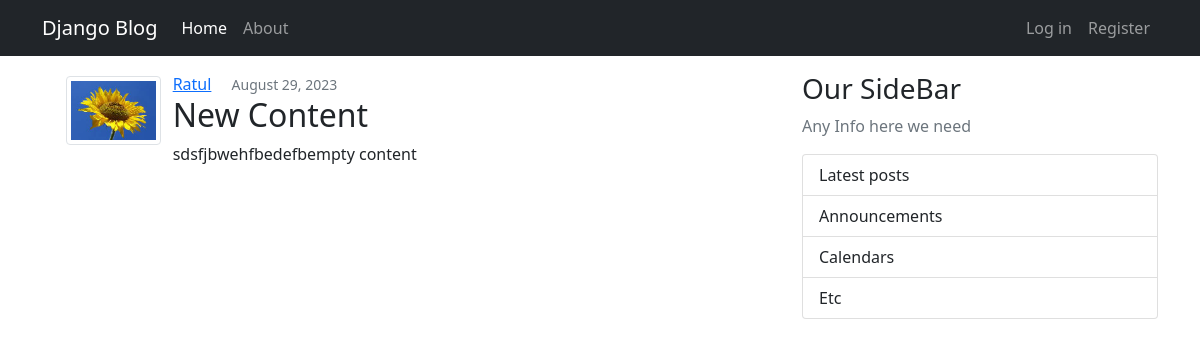
The app's page /post/31/ with its own data.
### blog/models.py (models this page shows, shortened)
class Post(models.Model):
    title = models.CharField(max_length=100, default="empty content")
    content = models.TextField(default="empty content")
    date_posted = models.DateTimeField(default=timezone.now)
    author = models.ForeignKey(User, on_delete=models.CASCADE)

### users/models.py (models this page shows, shortened)
class Profile(models.Model):
    user = models.OneToOneField(User, on_delete=models.CASCADE)
    image = models.ImageField(default="default.jpg", upload_to='profile_pics')

### blog/views.py (the view)
# urls.py: path('post/<int:pk>/', PostDetailView.as_view(), name='post-detail'),
class PostDetailView(DetailView):
    model = Post

### blog/templates/blog/post_detail.html (shortened to what this page needs)
{% extends "blog/base.html" %}
{% block content %}
     <article class="media content-section">
         <div class="container">
          <div class="row">
            <div class="col col-lg-2 mt-1">
                <img src="{{ object.author.profile.image.url }}" class="img-thumbnail">
            </div>
            <div class="col col-sm-auto ps-0">
                <div class="media-body">
                    <div class="article-metadata">
                    <a class="me-3 text-capitalize" href="{% url 'user-posts' object.author.username%}">{{ object.author }}</a>
                    <small class="text-muted" href="#">{{ object.date_posted|date:"F d, Y" }}</small>
                </div>
                    <h2 class="article-title text-capitalize">
                        {{ object.title }}
                    </h2>
                    <p class="article-content">{{ object.content }}</p>
                </div>
            </div>
          </div>
        </div>
     </article>
{% endblock content %}

### records on screen
Post: author.profile.image (picture), author "Ratul", date_posted "August 29, 2023", title "New Content", content "sdsfjbwehfbedefbempty content"
